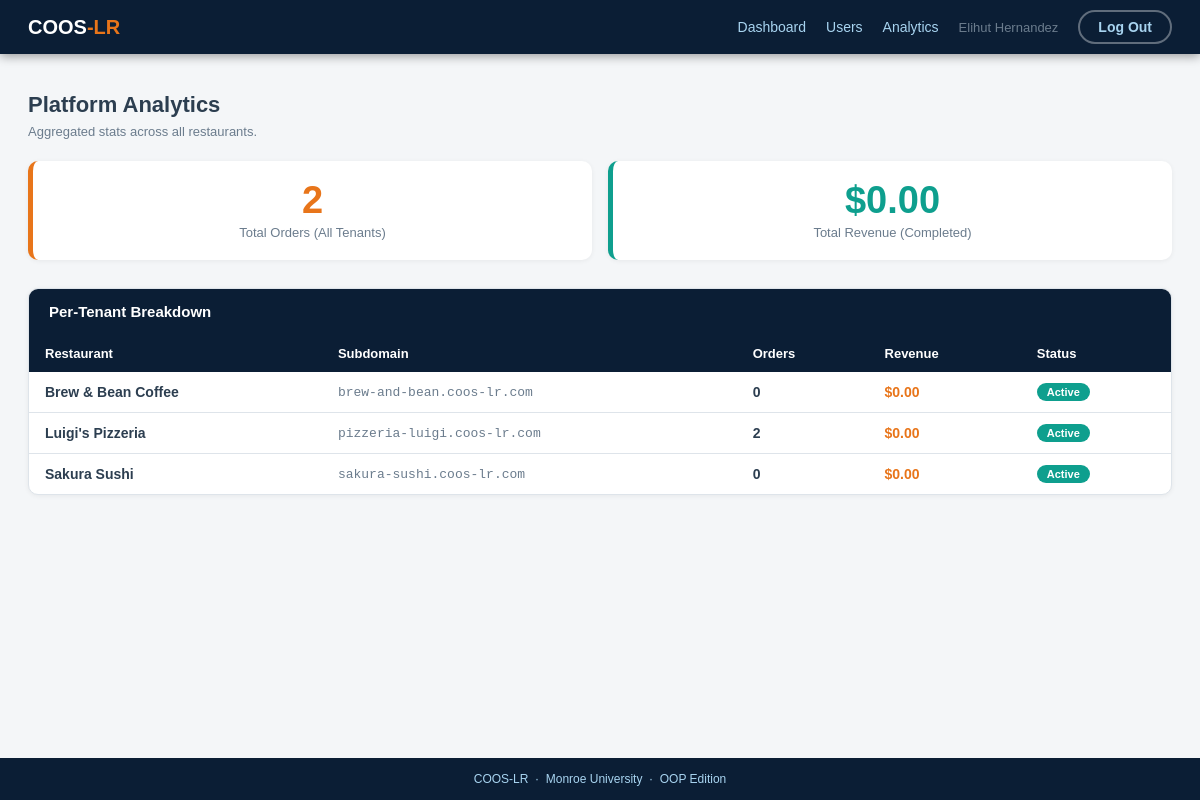
The app's page /admin/analytics (signed in) with its own data.
### coos_lr_oopv.py (models this page shows, shortened)
class Tenant(db.Model):
    __tablename__ = 'tenants'
    tenant_id = db.Column(db.Integer, primary_key=True)
    name = db.Column(db.String, nullable=False)
    subdomain = db.Column(db.String, unique=True, nullable=False)
    owner_name = db.Column(db.String, nullable=False)
    phone = db.Column(db.String)
    address = db.Column(db.String)
    is_active = db.Column(db.Integer, default=1, nullable=False)
    branding = db.relationship('TenantBranding', backref='tenant', uselist=False, cascade="all, delete-orphan")
    menu_items = db.relationship('MenuItem', backref='tenant', lazy=True)
    orders = db.relationship('Order', backref='tenant', lazy=True)
    @staticmethod
    def get_all(): return Tenant.query.order_by(Tenant.name).all()
    def get_analytics(self):
        total = Order.query.filter_by(tenant_id=self.tenant_id).count()
        rev = db.session.query(db.func.sum(Order.total_amount)).filter_by(tenant_id=self.tenant_id, status='Completed').scalar() or 0
        top = db.session.query(OrderLineItem.item_name, db.func.sum(OrderLineItem.quantity).label('qty'), db.func.sum(OrderLineItem.subtotal).label('rev'))\
            .join(Order).filter(Order.tenant_id==self.tenant_id).group_by(OrderLineItem.item_name).order_by(db.desc('qty')).limit(6).all()
        sts = db.session.query(Order.status, db.func.count(Order.order_id).label('cnt')).filter_by(tenant_id=self.tenant_id).group_by(Order.status).all()
        return {"total": total, "revenue": float(rev), "top_items": [{"item_name":t[0],"qty":t[1],"rev":t[2]} for t in top], "statuses": [{"status":s[0],"cnt":s[1]} for s in sts]}

### coos_lr_oopv.py (the view)
@app.route("/admin/analytics")
@login_required(role="admin")
def admin_analytics():
    tenants = Tenant.get_all()
    per = [{"name":t.name, "sub":t.subdomain, "orders":t.get_analytics()["total"], "rev":t.get_analytics()["revenue"], "active":t.is_active} for t in tenants]
    tot_o = sum(r["orders"] for r in per)
    tot_r = sum(r["rev"] for r in per)
    return render_template("admin_analytics.html", per=per, tot_o=tot_o, tot_r=tot_r)

### coos_lr_oopv.py (called while the page is built)
def login_required(role=None):
    def dec(f):
        @wraps(f)
        def wrapper(*a, **kw):
            if "user_id" not in session:
                flash("Please log in.", "warning")
                return redirect(url_for("login"))
            if role and session.get("role") != role:
                flash("Access denied.", "danger")
                return redirect(url_for("index"))
            return f(*a, **kw)
        return wrapper
    return dec

### templates/admin_analytics.html (shortened to what this page needs)
{% extends "base.html" %}
{% block content %}
<div class="page">
  <h2 style="font-size:22px;font-weight:700;margin-bottom:6px">Platform Analytics</h2>
  <p style="color:var(--sub);font-size:13px;margin-bottom:22px">Aggregated stats across all restaurants.</p>
  <div class="stats" style="grid-template-columns:repeat(2,1fr);margin-bottom:28px">
    <div class="stat"><div class="stat-n">{{ tot_o }}</div><div class="stat-l">Total Orders (All Tenants)</div></div>
    <div class="stat" style="border-left-color:var(--teal)"><div class="stat-n" style="color:var(--teal)">${{ "%.2f"|format(tot_r) }}</div><div class="stat-l">Total Revenue (Completed)</div></div>
  </div>
  <div class="card" style="padding:0;overflow:hidden">
    <div style="padding:14px 20px;background:var(--navy)"><span style="font-size:15px;font-weight:700;color:#fff">Per-Tenant Breakdown</span></div>
    <table class="tbl">
      <thead><tr><th>Restaurant</th><th>Subdomain</th><th>Orders</th><th>Revenue</th><th>Status</th></tr></thead>
      <tbody>
        {% for r in per %}
        <tr>
          <td style="font-weight:700">{{ r.name }}</td>
          <td style="font-family:monospace;color:var(--sub);font-size:13px">{{ r.sub }}.coos-lr.com</td>
          <td style="font-weight:700">{{ r.orders }}</td>
          <td style="color:var(--orange);font-weight:700">${{ "%.2f"|format(r.rev) }}</td>
          <td><span class="bdg bdg-{% if r.active %}Active{% else %}Inactive{% endif %}">{% if r.active %}Active{% else %}Inactive{% endif %}</span></td>
        </tr>
        {% endfor %}
      </tbody>
    </table>
  </div>
</div>
{% endblock %}

### templates/base.html (style rules this page uses)
:root { --navy:#0B1E35; --mid-navy:#132944; --orange:#E8751A; --teal:#0E9F8E; --sky:#4DA6D9; --lsky:#A8D4F0; --green:#1A8C5A; --steel:#1D6FAB; --amber:#C47A0A; --white:#FFFFFF; --bg:#F4F6F8; --text:#2C3E50; --sub:#6B7C8D; --border:#DEE4EA; }
*,*::before,*::after { box-sizing:border-box;margin:0;padding:0 }
body { font-family:Calibri,Arial,sans-serif;background:var(--bg);color:var(--text);min-height:100vh;display:flex;flex-direction:column }
.page { padding:28px;max-width:1280px;margin:0 auto;width:100% }
.card { background:#fff;border-radius:10px;border:1px solid var(--border);padding:24px;box-shadow:0 1px 5px rgba(0,0,0,.06) }
.bdg { display:inline-block;padding:3px 10px;border-radius:12px;font-size:11px;font-weight:700 }
.bdg-Active { background:var(--teal);color:#fff }
.tbl { width:100%;border-collapse:collapse;font-size:14px }
.tbl th { text-align:left;padding:11px 16px;background:var(--navy);color:#fff;font-size:13px;font-weight:700 }
.tbl td { padding:11px 16px;border-bottom:1px solid var(--border) }
.tbl tr:last-child td { border-bottom:none }
.stats { display:grid;grid-template-columns:repeat(auto-fit,minmax(180px,1fr));gap:16px;margin-bottom:24px }
.stat { background:#fff;border-radius:10px;padding:20px;border-left:5px solid var(--orange);text-align:center;box-shadow:0 1px 5px rgba(0,0,0,.06) }
.stat-n { font-size:38px;font-weight:700;color:var(--orange);line-height:1 }
.stat-l { font-size:13px;color:var(--sub);margin-top:6px }

### records on screen
Tenant: name "Brew & Bean Coffee", sub "brew-and-bean", orders "0", rev "0.00"
Tenant: name "Luigi's Pizzeria", sub "pizzeria-luigi", orders "2", rev "0.00"
Tenant: name "Sakura Sushi", sub "sakura-sushi", orders "0", rev "0.00"

### other values on screen
{{ session.get('full_name', '') }} "Elihut Hernandez"
{{ tot_o }} "2"
{{ "%.2f"|format(tot_r) }} "0.00"
